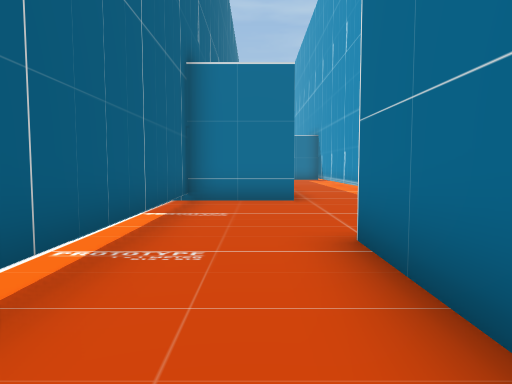
View 1 (above)

13 first-person views from a walk through a scene from a Unity 3-D project. The camera is 1.5 m above the floor, tilts 4° down and sees 70° across. The floor is counted in squares, 2 m on a side. Each view is taken from the middle of a square. On the plan, view 1 faces up. The plan holds only what a view shows up to about 11 squares ahead; the rest is blank. The place goes on beyond the plan. The player character is not drawn.

View 2
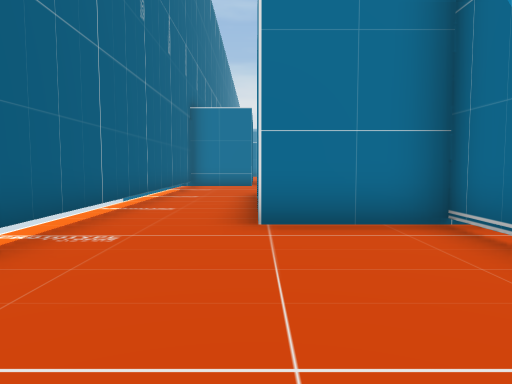

View 3
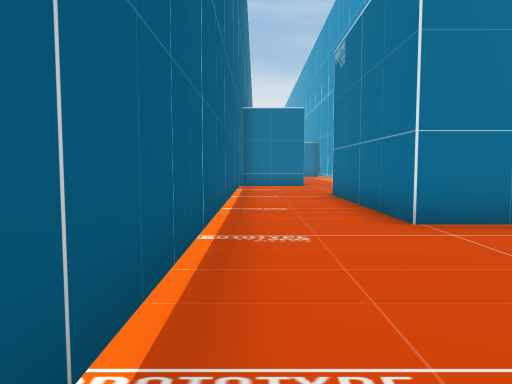

View 4
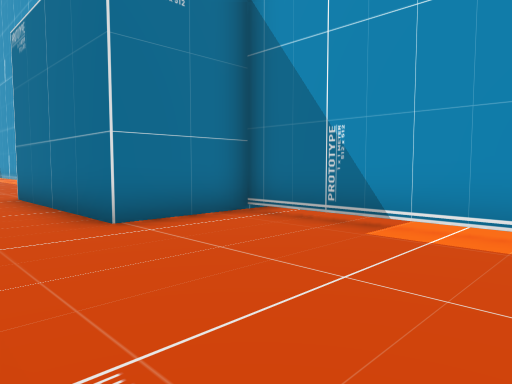

View 5
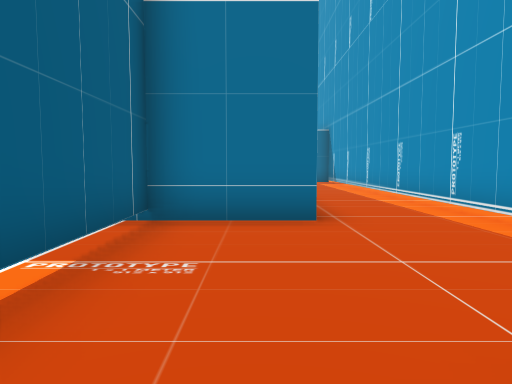

View 6
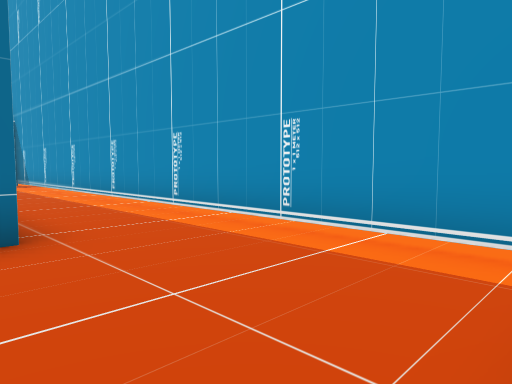

View 7
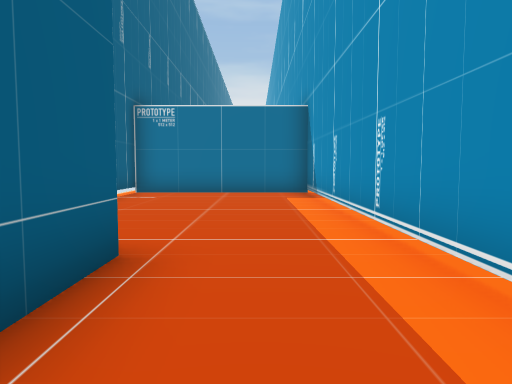

View 8
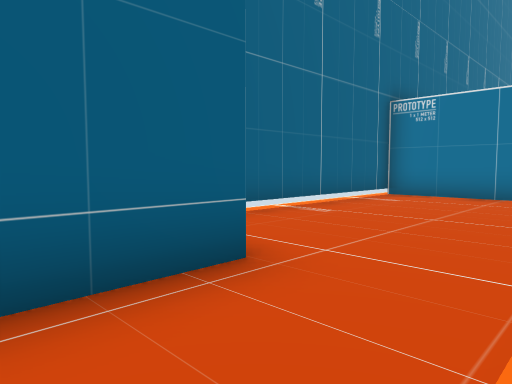

View 9
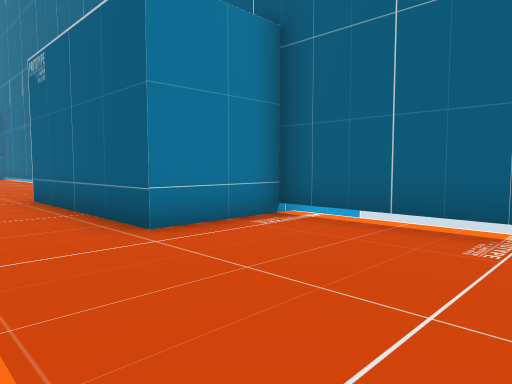

View 10
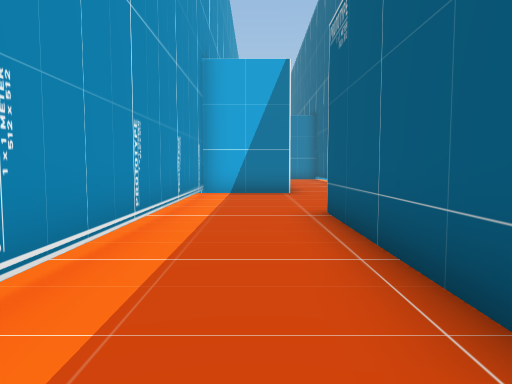

View 11
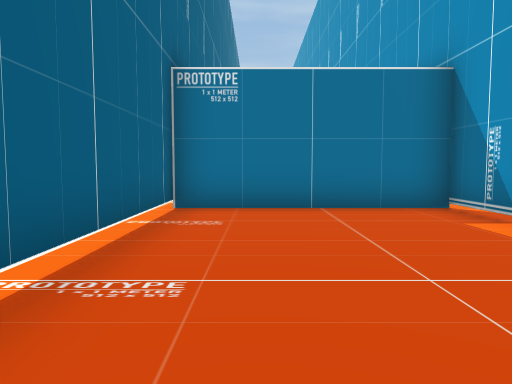

View 12
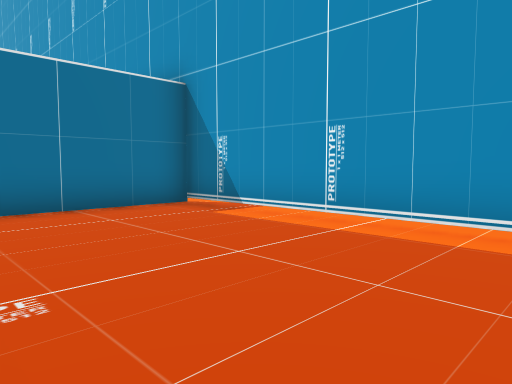

View 13
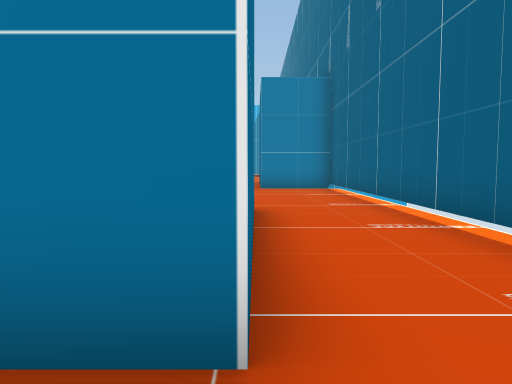

### Floor plan
Points are (right, up) in squares from view 1. A wall is a line through its corners. A room is listed if a view was taken in it or the views show most of it. See-through windows are left out.
Room 1 (views 1, 2, 3, 4, 5, 6)
walls: (3.5, -5.2) (3.5, -1.3) (1, -1.3) (1, 3.7); (-1.5, 4.5) (-1.5, -6.1)
ways out: opening at (-0.5, 4) to room 2
Room 2 (views 7, 8, 9, 10, 11, 12, 13)
walls: (-1.9, 13) (0.8, 13) (0.8, 8) (-1.5, 8) (-1.5, 4.5); (1, 3.7) (3.5, 3.7) (3.5, 20.6) (-1.5, 20.6) (-1.5, 13)
ways out: opening at (-0.5, 4) to room 1

Where each view was taken, in squares from view 1:
view 1: 0 up, 0 right, facing up
view 2: 6 down, 1 right, facing up
view 3: 6 down, 1 left, facing up
view 4: 6 down, 1 left, facing up-right
view 5: 3 up, 0 right, facing up
view 6: 4 up, 0 right, facing up-right
view 7: 10 up, 2 right, facing up
view 8: 11 up, 3 right, facing up-left
view 9: 17 up, 3 right, facing down-left
view 10: 14 up, 2 right, facing down
view 11: 14 up, 0 right, facing up
view 12: 14 up, 1 left, facing up-right
view 13: 5 up, 1 right, facing down
